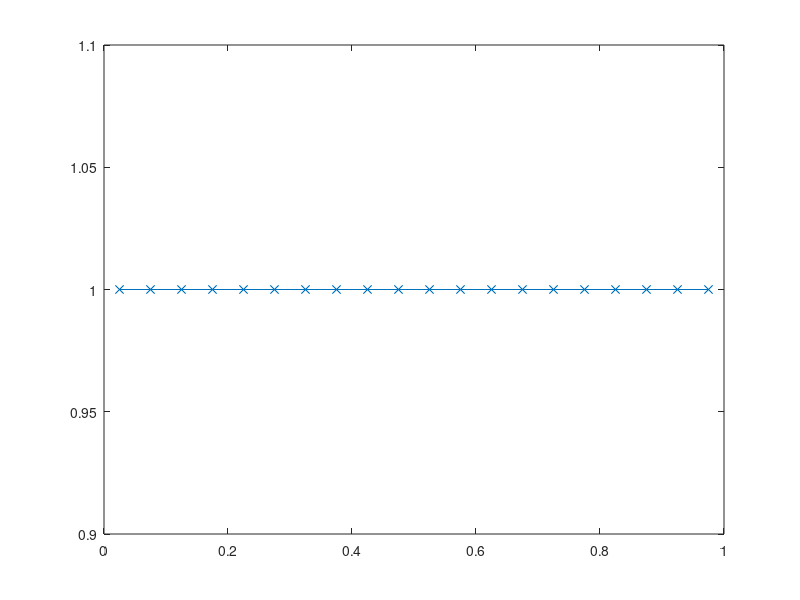
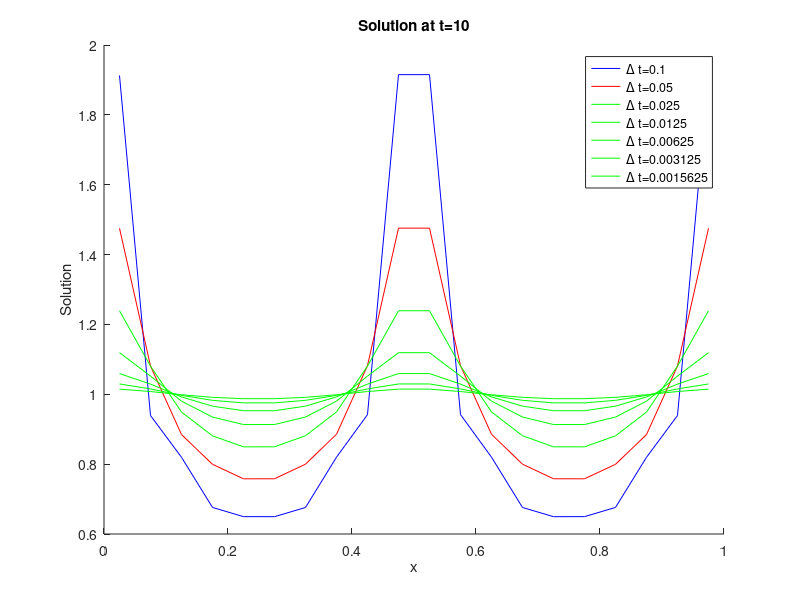
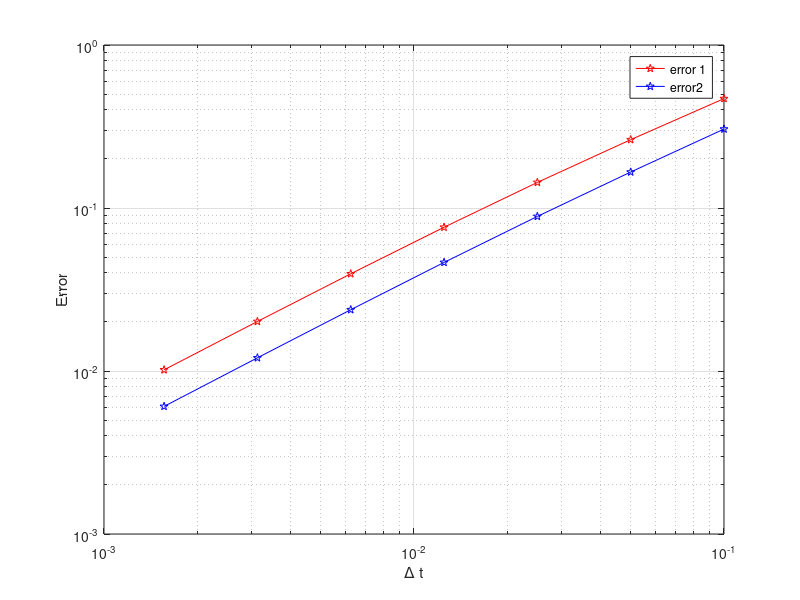

MATLAB code for these plots, in order:
%% Input data
N  = 20;        % number of cells







method = 1;     % method = 1 : exact at t(n+1)
                % method = 2 : exact at t(n+1/2)
                % method = 3 : DGCL
k = 0;
timesteps = 0.1*2.^( -1* [ 0 1 2 3 4 5 6 ] ) ;
for dt = timesteps
    tend = 10;      % total simulation time
    if dt == 0.1
        fmt = 'b-';     % linecolor for plot of final solution
    elseif dt ==0.05
        fmt = '-r';
    elseif dt == 0.025
        fmt = '-g';
    end
    
    show_sol = 0;   % (=1) show intermediate solutions during simulation
        if (method == 1)
  disp('Mesh velocities are EXACT at t(n+1)');
elseif (method == 2)
  disp('Mesh velocities are EXACT at t(n+1/2)');
else
  disp('Mesh velocities satisfy DGCL');
end

%% Initialisation

dx = zeros(1,N);    % cell volumes
xi = zeros(1,N+1);  % face centers
x  = zeros(1,N);    % cell centers
u  = ones(1,N);     % solution

xi  = (0:N)/N;              % face centers
xi0 = (0:N)/N;              % face centers at t=0
x   = (1:N)/N - 0.5/N;      % cell centers
dx  = xi(2:N+1) - xi(1:N);  % cell volumes

% Plot initial solution
figure(1);
hold off;
axis([0 1 0.98 1.02]);
plot(x,u,'-x');
hold off;

L = zeros(N);   % Discretization matrix

%% Simulation loop
j=0;
for t=dt:dt:tend
  dx_tn = dx;  % store cell volume at tn
  xi_tn = xi;  % store face center at tn
  u_tn  = u;   % store solution at tn
  
  xi     = xi0 + sin(2*pi*t) * sin(2*pi*xi0) / N;   % face centers at tn+1
  dx     = xi(2:N+1)-xi(1:N);                       % cell volumes at tn+1
  x      = xi(1:N) + dx/2;                          % cell centers at tn+1
  
  dxidt_exnp1   = 2*pi*cos(2*pi*(t))*sin(2*pi*xi0) / N;         % exact face velocity at tn+1
  dxidt_exnp1_2 = 2*pi*cos(2*pi*(t-dt/2))*sin(2*pi*xi0) / N;    % exact face velocity at tn+1/2
  dxidt_dgcl    = (xi - xi_tn) / dt;                            % face velocity satisfying D-GCL
  
  if (method == 1)
    dxidt = dxidt_exnp1;
  elseif (method ==2)
    dxidt = dxidt_exnp1_2;
  else
    dxidt = dxidt_dgcl;
  end
    
  % Setting up system to solve; for each cell:
  %
  %   (u*dx)^(n+1) - (u*dx)^n      
  %   ------------------------- - [ u_leftface * dxidt_leftface * (-1) + u_rightface * dxidt_rightface * (+1) ]^(n+1) = 0
  %             dt                 
  %
  % which can be written for the total system as:
  %
  % L u^(n+1) = (u*dx)^n
  %
  % We use a simple avarage to compute the solution at a cell face:
  %   u_face = 0.5 * (u_leftcell + u_rightcell)
  %
  % Internal cells
  for i=2:N-1
    L(i,i-1:i+1) = [0 dx(i) 0] - dt * 0.5*[-dxidt(i) dxidt(i+1)-dxidt(i) dxidt(i+1)];
  end
  % Boundary cells
  L(1,1:2)   = [dx(1) 0] - dt * 0.5*[dxidt(2)-2*dxidt(1) dxidt(2)];
  L(N,N-1:N) = [0 dx(N)] - dt * 0.5*[-dxidt(N) 2*dxidt(N+1)-dxidt(N)];

  % solve system
  u = (L\(dx_tn.*u_tn)')';

  % Show intermediate solution
  if (show_sol)
    figure(1);
    hold off;
    plot(x,u,'-x');
    axis([0 1 0.8 1.2]);
%    pause
  end
%Calculate first error
  e1 = norm(u - ones(1,N))/sqrt(N);
  j=j+1 ; E1(k+1, j) = e1 ;
end
%calculate the second error
k=k+1;
e2 = sqrt(sum(E1(k,:).^2)/length(0:dt:tend));%second error for a dt 
E2(k) = e2;
EE1(k) = e1;
%% Plot final solution for a time step
figure(2);
hold on;
plot(x,u,fmt);
title(['Solution at t=' num2str(tend)]);
ylabel('Solution');
xlabel('x');
Legend{k} = strcat('\Delta t=', num2str(dt));legend(Legend);
end
%% Plotting for error1 and 2
figure(3);
loglog(timesteps, EE1, '-rp',timesteps,E2,'-bp');
grid on;
xlabel('\Delta t'); ylabel('Error');
legend('error 1','error2')

%finding average slope for error 1 and 2
for i=1:6
    slope1(i) = log(EE1(i+1)/EE1(i))/log(timesteps(i+1)/timesteps(i));
     slope2(i) = log(E2(i+1)/E2(i))/log(timesteps(i+1)/timesteps(i));
end
avg_slope1 = mean(slope1);
avg_slope2 = mean(slope2);

